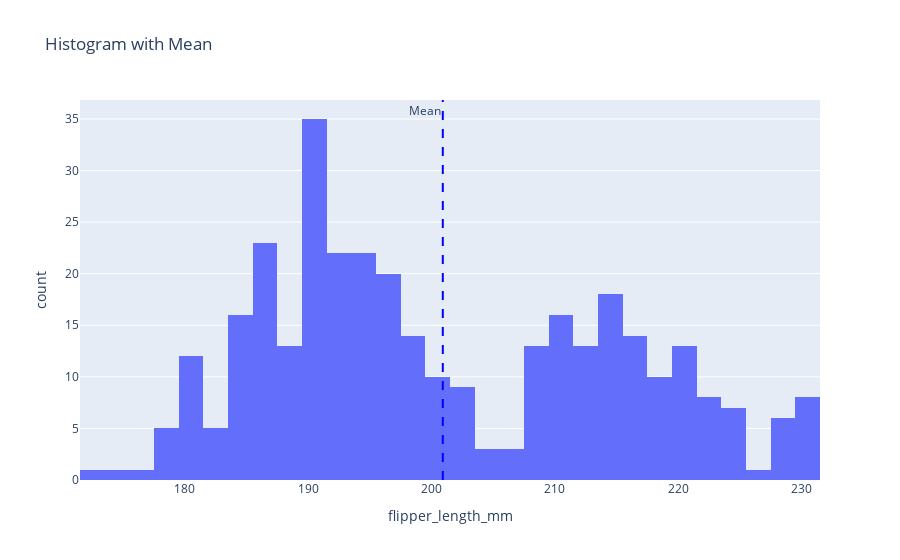
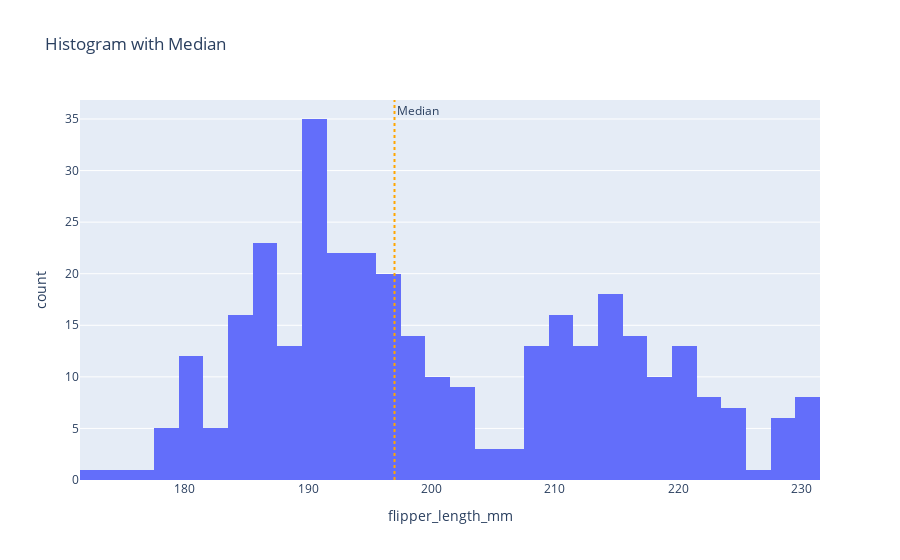
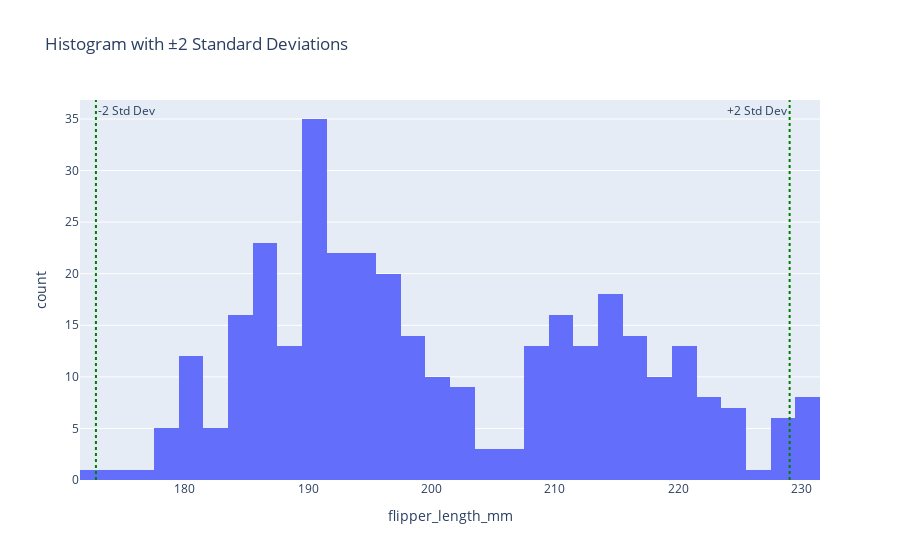
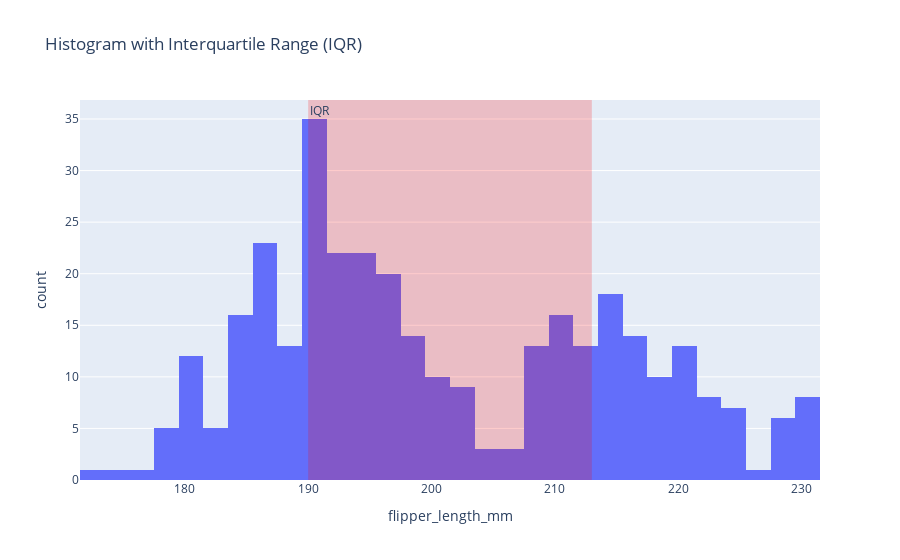

The code cell stored with these charts, in order, in its notebook:
### Code cell
#Question1 (coding)

import plotly.express as px
import plotly.graph_objects as go
import pandas as pd

url = 'https://raw.githubusercontent.com/mwaskom/seaborn-data/master/penguins.csv'
df = pd.read_csv(url)

mean_flipper = df["flipper_length_mm"].mean()
median_flipper = df["flipper_length_mm"].median()
std_flipper = df["flipper_length_mm"].std()
min_flipper = df["flipper_length_mm"].min()
max_flipper = df["flipper_length_mm"].max()
q1_flipper = df["flipper_length_mm"].quantile(0.25)
q3_flipper = df["flipper_length_mm"].quantile(0.75)

fig_mean = px.histogram(df, x="flipper_length_mm", nbins=30, title="Histogram with Mean")
fig_mean.add_vline(x=mean_flipper, line=dict(color="blue", width=2, dash="dash"), annotation_text="Mean", annotation_position="top left")
fig_mean.show()

fig_median = px.histogram(df, x="flipper_length_mm", nbins=30, title="Histogram with Median")
fig_median.add_vline(x=median_flipper, line=dict(color="orange", width=2, dash="dot"), annotation_text="Median", annotation_position="top right")
fig_median.show()

fig_std = px.histogram(df, x="flipper_length_mm", nbins=30, title="Histogram with ±2 Standard Deviations")
fig_std.add_vline(x=mean_flipper + 2*std_flipper, line=dict(color="green", width=2, dash="dot"), annotation_text="+2 Std Dev", annotation_position="top left")
fig_std.add_vline(x=mean_flipper - 2*std_flipper, line=dict(color="green", width=2, dash="dot"), annotation_text="-2 Std Dev", annotation_position="top right")
fig_std.show()

fig_iqr = px.histogram(df, x="flipper_length_mm", nbins=30, title="Histogram with Interquartile Range (IQR)")
fig_iqr.add_vrect(x0=q1_flipper, x1=q3_flipper, fillcolor="red", opacity=0.2, line_width=0, annotation_text="IQR", annotation_position="top left")
fig_iqr.show()

fig_range = px.histogram(df, x="flipper_length_mm", nbins=30, title="Histogram with Full Range (Min to Max)")
fig_range.add_vrect(x0=min_flipper, x1=max_flipper, fillcolor="purple", opacity=0.1, line_width=0, annotation_text="Range", annotation_position="top left")
fig_range.show()

### Figure 1 — Plotly figure (JSON) as saved in the notebook; plotly's stock layout.template omitted (floating-point values rounded to 4 significant figures; data arrays with more than 128 entries replaced by an {"elided": "..."} marker saying what was removed)
{"data": [{"alignmentgroup": "True", "bingroup": "x", "hovertemplate": "flipper_length_mm=%{x}<br>count=%{y}<extra></extra>", "legendgroup": "", "marker": {"color": "#636efa", "pattern": {"shape": ""}}, "name": "", "nbinsx": 30, "offsetgroup": "", "orientation": "v", "showlegend": false, "type": "histogram", "x": {"elided": "344 int values"}, "xaxis": "x", "yaxis": "y"}], "layout": {"annotations": [{"showarrow": false, "text": "Mean", "x": 200.9, "xanchor": "right", "xref": "x", "y": 1, "yanchor": "top", "yref": "y domain"}], "barmode": "relative", "legend": {"tracegroupgap": 0}, "shapes": [{"line": {"color": "blue", "dash": "dash", "width": 2}, "type": "line", "x0": 200.9, "x1": 200.9, "xref": "x", "y0": 0, "y1": 1, "yref": "y domain"}], "title": {"text": "Histogram with Mean"}, "xaxis": {"anchor": "y", "domain": [0, 1], "title": {"text": "flipper_length_mm"}}, "yaxis": {"anchor": "x", "domain": [0, 1], "title": {"text": "count"}}}}

### Figure 2 — Plotly figure (JSON) as saved in the notebook; plotly's stock layout.template omitted (floating-point values rounded to 4 significant figures; data arrays with more than 128 entries replaced by an {"elided": "..."} marker saying what was removed)
{"data": [{"alignmentgroup": "True", "bingroup": "x", "hovertemplate": "flipper_length_mm=%{x}<br>count=%{y}<extra></extra>", "legendgroup": "", "marker": {"color": "#636efa", "pattern": {"shape": ""}}, "name": "", "nbinsx": 30, "offsetgroup": "", "orientation": "v", "showlegend": false, "type": "histogram", "x": {"elided": "344 int values"}, "xaxis": "x", "yaxis": "y"}], "layout": {"annotations": [{"showarrow": false, "text": "Median", "x": 197, "xanchor": "left", "xref": "x", "y": 1, "yanchor": "top", "yref": "y domain"}], "barmode": "relative", "legend": {"tracegroupgap": 0}, "shapes": [{"line": {"color": "orange", "dash": "dot", "width": 2}, "type": "line", "x0": 197, "x1": 197, "xref": "x", "y0": 0, "y1": 1, "yref": "y domain"}], "title": {"text": "Histogram with Median"}, "xaxis": {"anchor": "y", "domain": [0, 1], "title": {"text": "flipper_length_mm"}}, "yaxis": {"anchor": "x", "domain": [0, 1], "title": {"text": "count"}}}}

### Figure 3 — Plotly figure (JSON) as saved in the notebook; plotly's stock layout.template omitted (floating-point values rounded to 4 significant figures; data arrays with more than 128 entries replaced by an {"elided": "..."} marker saying what was removed)
{"data": [{"alignmentgroup": "True", "bingroup": "x", "hovertemplate": "flipper_length_mm=%{x}<br>count=%{y}<extra></extra>", "legendgroup": "", "marker": {"color": "#636efa", "pattern": {"shape": ""}}, "name": "", "nbinsx": 30, "offsetgroup": "", "orientation": "v", "showlegend": false, "type": "histogram", "x": {"elided": "344 int values"}, "xaxis": "x", "yaxis": "y"}], "layout": {"annotations": [{"showarrow": false, "text": "+2 Std Dev", "x": 229.0, "xanchor": "right", "xref": "x", "y": 1, "yanchor": "top", "yref": "y domain"}, {"showarrow": false, "text": "-2 Std Dev", "x": 172.8, "xanchor": "left", "xref": "x", "y": 1, "yanchor": "top", "yref": "y domain"}], "barmode": "relative", "legend": {"tracegroupgap": 0}, "shapes": [{"line": {"color": "green", "dash": "dot", "width": 2}, "type": "line", "x0": 229.0, "x1": 229.0, "xref": "x", "y0": 0, "y1": 1, "yref": "y domain"}, {"line": {"color": "green", "dash": "dot", "width": 2}, "type": "line", "x0": 172.8, "x1": 172.8, "xref": "x", "y0": 0, "y1": 1, "yref": "y domain"}], "title": {"text": "Histogram with ±2 Standard Deviations"}, "xaxis": {"anchor": "y", "domain": [0, 1], "title": {"text": "flipper_length_mm"}}, "yaxis": {"anchor": "x", "domain": [0, 1], "title": {"text": "count"}}}}

### Figure 4 — Plotly figure (JSON) as saved in the notebook; plotly's stock layout.template omitted (floating-point values rounded to 4 significant figures; data arrays with more than 128 entries replaced by an {"elided": "..."} marker saying what was removed)
{"data": [{"alignmentgroup": "True", "bingroup": "x", "hovertemplate": "flipper_length_mm=%{x}<br>count=%{y}<extra></extra>", "legendgroup": "", "marker": {"color": "#636efa", "pattern": {"shape": ""}}, "name": "", "nbinsx": 30, "offsetgroup": "", "orientation": "v", "showlegend": false, "type": "histogram", "x": {"elided": "344 int values"}, "xaxis": "x", "yaxis": "y"}], "layout": {"annotations": [{"showarrow": false, "text": "IQR", "x": 190, "xanchor": "left", "xref": "x", "y": 1, "yanchor": "top", "yref": "y domain"}], "barmode": "relative", "legend": {"tracegroupgap": 0}, "shapes": [{"fillcolor": "red", "line": {"width": 0}, "opacity": 0.2, "type": "rect", "x0": 190, "x1": 213, "xref": "x", "y0": 0, "y1": 1, "yref": "y domain"}], "title": {"text": "Histogram with Interquartile Range (IQR)"}, "xaxis": {"anchor": "y", "domain": [0, 1], "title": {"text": "flipper_length_mm"}}, "yaxis": {"anchor": "x", "domain": [0, 1], "title": {"text": "count"}}}}
